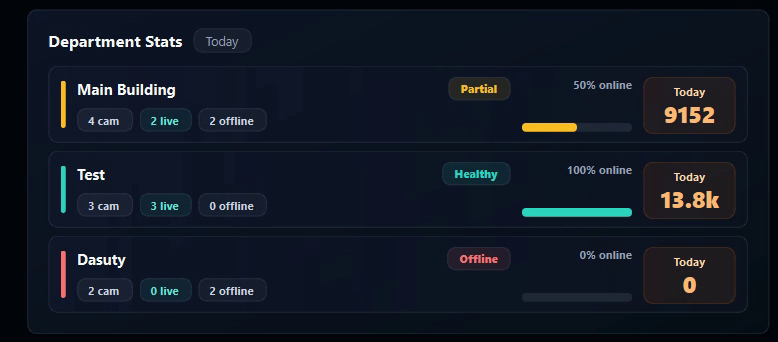
#> input picture frame 20 of server/content/ads/Запись экрана 2026-05-01 180045.mp4, 778 x 342 px, given in place of the camera
$ python monitor.py
#> lines starting #> are read from the running program, lines starting #| are printed output that depends on the picture
#!/usr/bin/env python3
# -*- coding: utf-8 -*-
"""
Haydovchi uyqu/charchoq nazorati — web-kamera orqali.

MUHIM tamoyil (noto'g'ri signalni oldini olish):
  Ogohlantirish FAQAT yuz KAMERAGA QARAB turганда va ko'z uzoq yumuq bo'lса
  beriladi. Haydovchi boshqa yoqqa/yonga qaraса (frontal yuz yo'qoladi) — bu
  "kameraga qaramayapti" holati, u UXLAB QOLGAN bilan ARALASHTIRILMAYDI va
  signal BERILMAYDI (avvalgi versiya shu yerда adashardi).

Holatlar:
  • open   — frontal yuz + ko'z ochiq (kamida bitta ko'z aniqlangan)
  • closed — frontal yuz + ko'z topilmadi (yumuq) → uxlab qolish nomzodi
  • away   — frontal yuz YO'Q (yon/past/chetga qaragan) → SIGNAL EMAS

Chiqishlar:
  • Ko'z UZLUKSIZ ~2.5 s yumuq (yuz frontal turganда) → DARHOL ovozli signal.
  • Har 5 s: UYG'OQ / UXLAB QOLGAN / KAMERAGA QARAMAYAPTI holati.
    (KAMERAGA QARAMAYAPTI — yumshoq eslatma, signalsiz.)

MAXFIYLIK: kadrlar saqlanmaydi/yuborilmaydi — faqat xotirada tahlil, tarmoq yo'q.

Ishlatish:
  pip install -r requirements.txt
  python monitor.py                 # kamera 0
  python monitor.py --show          # video oynasi bilan (q — chiqish)
"""
import argparse
import collections
import sys
import time

import cv2

try:
    import winsound

    def beep():
        try:
            winsound.Beep(1100, 500)
        except RuntimeError:
            sys.stdout.write("\a"); sys.stdout.flush()
except ImportError:
    def beep():
        sys.stdout.write("\a"); sys.stdout.flush()


class C:
    R = "\033[91m"; G = "\033[92m"; Y = "\033[93m"; DIM = "\033[90m"; X = "\033[0m"


class Classifier:
    """Kadrni open/closed/away ga ajratadi. Frontal yuz darvozasi bilan —
    yon qaragan (frontal yuz yo'q) 'away' bo'ladi, 'closed' EMAS."""

    def __init__(self):
        d = cv2.data.haarcascades
        self.face = cv2.CascadeClassifier(d + "haarcascade_frontalface_default.xml")
        self.face_alt = cv2.CascadeClassifier(d + "haarcascade_frontalface_alt2.xml")
        # Ikki ko'z-cascade — OCHIQ ko'zni sezgirroq topish (xato 'closed' kamayadi)
        self.eye = cv2.CascadeClassifier(d + "haarcascade_eye.xml")
        self.eye_g = cv2.CascadeClassifier(d + "haarcascade_eye_tree_eyeglasses.xml")

    def ok(self):
        return not (self.face.empty() or self.eye.empty())

    def _frontal_face(self, gray):
        """Eng katta FRONTAL yuz (kameraga qarab turган). Topilmasa None."""
        faces = self.face.detectMultiScale(gray, 1.2, 6, minSize=(110, 110))
        if len(faces) == 0 and not self.face_alt.empty():
            faces = self.face_alt.detectMultiScale(gray, 1.2, 6, minSize=(110, 110))
        if len(faces) == 0:
            return None
        return max(faces, key=lambda f: f[2] * f[3])

    def _find_eyes(self, roi, w, h):
        ms = (max(18, int(w * 0.10)), max(12, int(h * 0.08)))
        eyes = self.eye.detectMultiScale(roi, 1.1, 4, minSize=ms)
        if len(eyes) == 0 and not self.eye_g.empty():
            eyes = self.eye_g.detectMultiScale(roi, 1.1, 4, minSize=ms)
        return eyes

    def classify(self, gray):
        face = self._frontal_face(gray)
        if face is None:
            return "away", None, []            # kameraga qaramayapti
        x, y, w, h = face
        roi = gray[y:y + int(h * 0.62), x:x + w]
        eyes = self._find_eyes(roi, w, h)
        state = "open" if len(eyes) >= 1 else "closed"
        boxes = [(x + ex, y + ey, ew, eh) for (ex, ey, ew, eh) in eyes]
        return state, (x, y, w, h), boxes


def open_camera(index):
    """Kamerani bir necha backend bilan ochishga urinadi (Windows DSHOW ba'zan
    band/noturg'un). Ochilib, haqiqiy kadr bersa qaytaradi, aks holda None."""
#> called with index = 0
    if sys.platform == "win32":
        backends = [(cv2.CAP_DSHOW, "DSHOW"), (cv2.CAP_MSMF, "MSMF"), (0, "default")]
    else:
        backends = [(0, "default")]
    for be, name in backends:
        cap = cv2.VideoCapture(index, be)
        if cap.isOpened():
            ok, _ = cap.read()
            if ok:
                return cap
        cap.release()
    return None


def main():
    ap = argparse.ArgumentParser(description="Haydovchi uyqu nazorati")
    ap.add_argument("--camera", type=int, default=0)
    ap.add_argument("--interval", type=float, default=5.0, help="baholash oralig'i (s)")
    ap.add_argument("--closed-alarm", type=float, default=2.5,
                    help="frontal yuzда ko'z uzluksiz shuncha s yumuq → DARHOL signal")
    ap.add_argument("--min-frontal", type=float, default=0.35,
                    help="oynada frontal kadr ulushi shundan kam bo'lsa — 'qaramayapti' (uyqu deб baholanmaydi)")
    ap.add_argument("--show", action="store_true")
    ap.add_argument("--max-seconds", type=float, default=0)
    args = ap.parse_args()

    clf = Classifier()
    if not clf.ok():
        print(f"{C.R}Haar cascade yuklanmadi (opencv-python to'liqmi?){C.X}")
        return 2

    cap = open_camera(args.camera)
    if cap is None:
        print(f"{C.R}Kamera {args.camera} ochilmadi. Boshqa dastur (Zoom/kamera ilovasi) "
              f"band qilmaganini yoki --camera boshqa indeksni tekshiring.{C.X}")
        return 1

    print(f"{C.G}Nazorat boshlandi{C.X} — kamera {args.camera}. Signal FAQAT kameraga "
          f"qarab turib ko'z yumuq bo'lganда. To'xtatish: Ctrl+C.")

    win = collections.deque()          # (ts, state)
    closed_since = None
    alarm_latched = False
    last_report = time.monotonic()
    start = time.monotonic()
    frames = 0

    try:
        while True:
            ok, frame = cap.read()
            if not ok:
                time.sleep(0.05); continue
            frames += 1
            now = time.monotonic()
            gray = cv2.equalizeHist(cv2.cvtColor(frame, cv2.COLOR_BGR2GRAY))
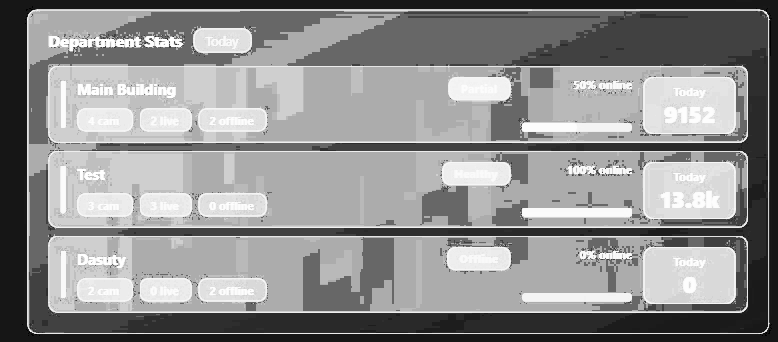
#> gray: shape (342, 778); min 0, max 255, mean 142.7
            state, face, eyes = clf.classify(gray)
#> in _frontal_face, `faces = self.face.detectMultiScale(gray, 1.2, 6, minSize=(110, 110))`: faces = ()
#> state = 'away'; eyes = []

            win.append((now, state))
            horizon = max(args.interval, args.closed_alarm) + 1
            while win and now - win[0][0] > horizon:
                win.popleft()

            # ── DARHOL signal: FAQAT frontal yuz + ko'z uzluksiz yumuq ──────────
            # 'away' (kameraga qaramayapti) yoki 'open' — taymerni NOLLAYDI,
            # shuning uchun boshqa yoqqa qarash signal BERMAYDI.
            if state == "closed":
                if closed_since is None:
                    closed_since = now
                elif now - closed_since >= args.closed_alarm and not alarm_latched:
                    print(f"{C.R}⚠  UXLAB QOLDI! Ko'z {now - closed_since:.1f}s uzluksiz "
                          f"yumuq (kameraga qarab) — OGOHLANTIRISH!{C.X}")
                    beep()
                    alarm_latched = True
            else:
                closed_since = None
                alarm_latched = False

            # ── Har `interval` s: baholash ──────────────────────────────────────
            if now - last_report >= args.interval:
                seg = [(t, s) for (t, s) in win if now - t <= args.interval]
                total = len(seg) or 1
                frontal = [s for (t, s) in seg if s in ("open", "closed")]
                frontal_ratio = len(frontal) / total
                # ENG UZUN UZLUKSIZ yumilish (tarqoq Haar-shovqini emas, davomiy
                # yumilishni o'lchaydi — noto'g'ri signalni keskin kamaytiradi).
                max_run, run0 = 0.0, None
                for t, s in seg:
                    if s == "closed":
                        run0 = t if run0 is None else run0
                        max_run = max(max_run, t - run0)
                    else:
                        run0 = None
                sleep_thr = args.closed_alarm * 0.7   # ~1.75s davomiy yumilish

                if frontal_ratio < args.min_frontal:
                    # Ko'p vaqt frontal yuz yo'q → kameraga qaramayapti (SIGNAL EMAS)
                    print(f"{C.Y}•  KAMERAGA QARAMAYAPTI{C.X} {C.DIM}(frontal "
                          f"{len(frontal)}/{total} kadr) — uyqu deb baholanmadi{C.X}")
                elif max_run >= sleep_thr:
                    print(f"{C.R}✗  UXLAB QOLGAN / CHARCHAGAN — ko'z {max_run:.1f}s "
                          f"davomiy yumuq (kameraga qarab).{C.X}")
                    beep()
                else:
                    print(f"{C.G}✓  UYG'OQ{C.X} {C.DIM}(frontal {len(frontal)}/{total}, "
                          f"uzluksiz-yumuq {max_run:.1f}s){C.X}")
                last_report = now
                frames = 0

            # ── Ixtiyoriy video oynasi ──────────────────────────────────────────
            if args.show:
                if face:
                    x, y, w, h = face
                    col = (0, 0, 255) if state == "closed" else (0, 200, 0)
                    cv2.rectangle(frame, (x, y), (x + w, y + h), col, 2)
                    for (ex, ey, ew, eh) in eyes:
                        cv2.rectangle(frame, (ex, ey), (ex + ew, ey + eh), (0, 200, 0), 1)
                label = {"open": "KO'Z OCHIQ", "closed": "KO'Z YUMUQ",
                         "away": "KAMERAGA QARAMAYAPTI"}[state]
                col = (0, 200, 0) if state == "open" else (
                    (0, 0, 255) if state == "closed" else (0, 190, 255))
                cv2.putText(frame, label, (12, 34), cv2.FONT_HERSHEY_SIMPLEX, 0.9, col, 2)
                cv2.imshow("Haydovchi nazorati (q - chiqish)", frame)
                if cv2.waitKey(1) & 0xFF == ord("q"):
                    break

            if args.max_seconds and now - start >= args.max_seconds:
                print(f"{C.DIM}(--max-seconds tugadi){C.X}")
                break
    except KeyboardInterrupt:
        print(f"\n{C.DIM}To'xtatildi.{C.X}")
    finally:
        cap.release()
        if args.show:
            cv2.destroyAllWindows()
    return 0


if __name__ == "__main__":
    raise SystemExit(main())

$ run again, starting later in the video
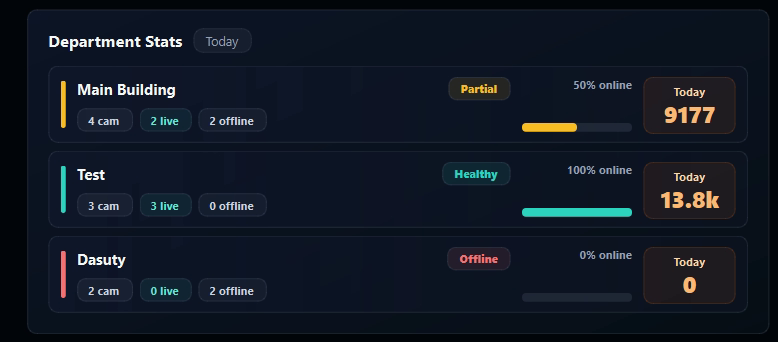
#> input picture frame 92 of server/content/ads/Запись экрана 2026-05-01 180045.mp4, 778 x 342 px, given in place of the camera
#> in main, frame is the input picture: shape (342, 778, 3); mean B, G, R 36.4, 24.8, 17.7
#> in main, `gray = cv2.equalizeHist(cv2.cvtColor(frame, cv2.COLOR_BGR2GRAY))`:
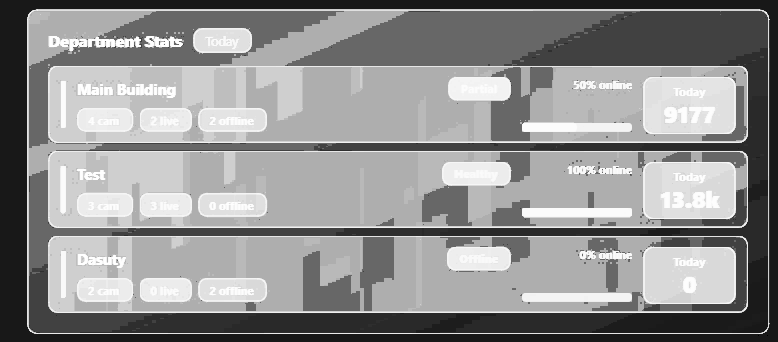
#> gray: shape (342, 778); min 0, max 255, mean 143.5
#> faces = ()
#> state = 'away'; eyes = []

$ run again, starting later in the video
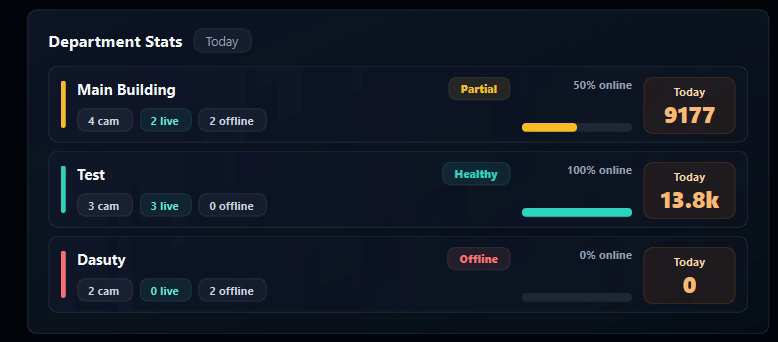
#> input picture frame 164 of server/content/ads/Запись экрана 2026-05-01 180045.mp4, 778 x 342 px, given in place of the camera
#> in main, frame is the input picture: shape (342, 778, 3); mean B, G, R 36.4, 24.8, 17.7
#> in main, `gray = cv2.equalizeHist(cv2.cvtColor(frame, cv2.COLOR_BGR2GRAY))`:
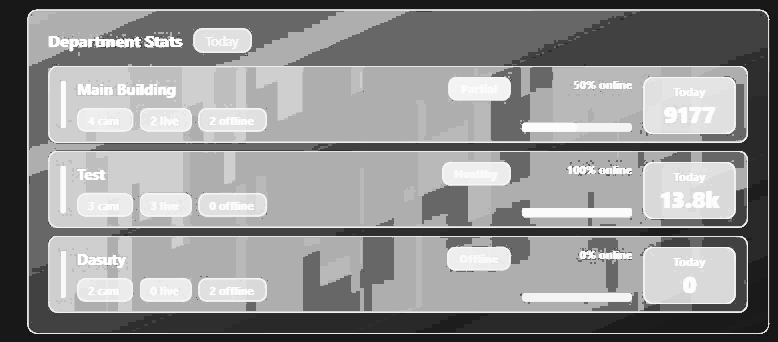
#> gray: shape (342, 778); min 0, max 255, mean 143.5
#> faces = ()
#> state = 'away'; eyes = []
